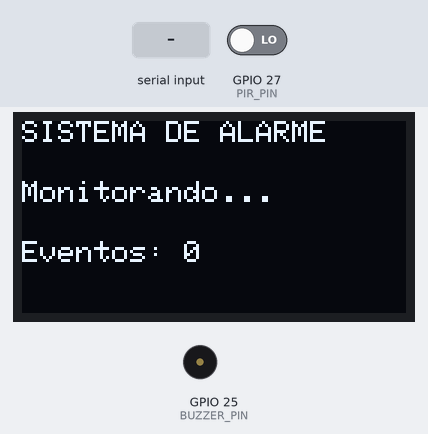
The sketch below on a simulated ESP32. Parts: 128×64 one-colour display, buzzer (waves = sounding). The test bench sets the inputs (shaded band); at power-on: GPIO 27 (PIR_PIN) LOW. WiFi joins after 1.5 s; servers stay silent unless stated; uploads are accepted with an empty reply; the local clock reads 2024-03-15 10:24:30 at power-on unless the sketch sets it; storage starts empty; EEPROM starts erased; what the sketch prints to the serial monitor is not drawn.

Above: at 2.8 s.
2.9 s: GPIO 27 (PIR_PIN) driven HIGH
At 3.7 s:
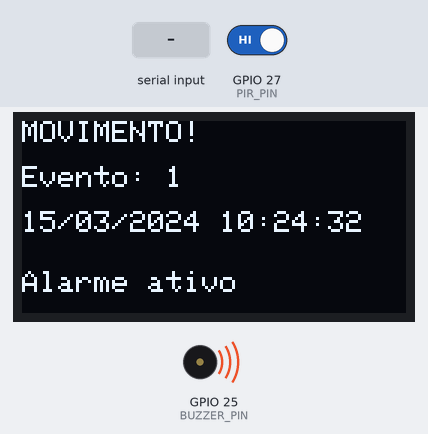
At 4.3 s:
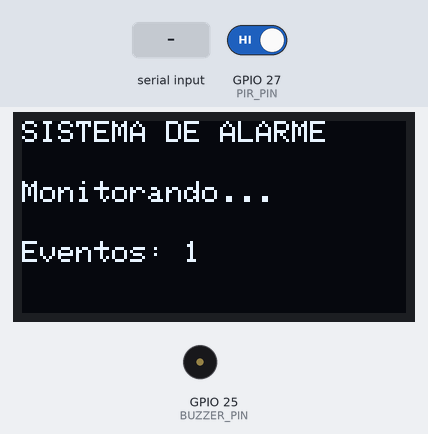
5.4 s: "c\n" received over Serial
6.9 s: "S\n" received over Serial
8.4 s: "R90\n" received over Serial
Timing chart, 0 to 10.9 s (numbered marks = the images above; inputs shaded):
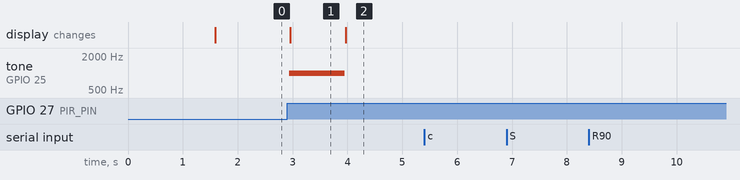

Measured:
- after the input at 2.9 s, tone on GPIO 25 (BUZZER_PIN): silent → 1000 Hz at once, → silent 1.0 s later; the display: changes after 0.06 s (image 1)
- after the input at 5.4 s, every drawn part: stays the same
- after the input at 6.9 s, every drawn part: stays the same
- after the input at 8.4 s, every drawn part: stays the same
- what the display in image 1 shows lasts 1.0 s, from 3.0 s to 4.0 s

The sketch:

esp32_monitoramento.ino
```cpp
#include <Wire.h>
#include <Adafruit_GFX.h>
#include <Adafruit_SSD1306.h>
#include <WiFi.h>
#include <time.h>
#include <LittleFS.h>
#include <Preferences.h>
#include <HTTPClient.h>

const char* SSID = "";
const char* SENHA = "";

const char* SUPABASE_URL = "";
const char* SUPABASE_KEY = "";

const char* SERVIDOR_NTP = "pool.ntp.org";
const long GMT_OFFSET_SEC = -3 * 3600;
const int DAYLIGHT_OFFSET_SEC = 0;

const int PIR_PIN = 27;
const int BUZZER_PIN = 25;
const int OLED_SDA = 21;
const int OLED_SCL = 22;

#define SCREEN_WIDTH 128
#define SCREEN_HEIGHT 64
#define OLED_RESET -1
#define OLED_ADDRESS 0x3C

Adafruit_SSD1306 display(SCREEN_WIDTH, SCREEN_HEIGHT, &Wire, OLED_RESET);

unsigned long numeroEvento = 0;
bool movimentoAnterior = false;
unsigned long inicioAlarme = 0;
bool alarmeAtivo = false;
const unsigned long DURACAO_ALARME = 1000;

const unsigned long INTERVALO_RETRY_EVENTOS = 2000;

const char* ARQUIVO_EVENTOS = "/eventos.txt";
Preferences preferencias;

void mostrarDataHora() {
  struct tm timeinfo;
  if (!getLocalTime(&timeinfo)) {
    display.println("Data/hora indisponivel");
    return;
  }

  char dataHora[20];
  strftime(dataHora, sizeof(dataHora), "%d/%m/%Y %H:%M:%S", &timeinfo);
  display.println(dataHora);
}

String pegarDataHora() {
  struct tm timeinfo;
  if (!getLocalTime(&timeinfo)) return "data_indisponivel";

  char dataHora[20];
  strftime(dataHora, sizeof(dataHora), "%d/%m/%Y %H:%M:%S", &timeinfo);
  return String(dataHora);
}

String criarIDEvento() {
  String id = "ESP32-01-";
  if (numeroEvento < 10) id += "00000";
  else if (numeroEvento < 100) id += "0000";
  else if (numeroEvento < 1000) id += "000";
  else if (numeroEvento < 10000) id += "00";
  else if (numeroEvento < 100000) id += "0";
  id += String(numeroEvento);
  return id;
}

void salvarContador() {
  preferencias.putULong("contador", numeroEvento);
}

void carregarContador() {
  numeroEvento = preferencias.getULong("contador", 0);
  Serial.print("Contador recuperado: ");
  Serial.println(numeroEvento);
}

void salvarEventoLocal() {
  String idEvento = criarIDEvento();
  String dataHora = pegarDataHora();
  File arquivo = LittleFS.open(ARQUIVO_EVENTOS, FILE_APPEND);

  if (!arquivo) {
    Serial.println("Erro ao abrir arquivo de eventos.");
    return;
  }

  arquivo.print(idEvento);
  arquivo.print("|");
  arquivo.println(dataHora);
  arquivo.close();

  Serial.println("Evento salvo localmente:");
  Serial.print("ID: ");
  Serial.println(idEvento);
  Serial.print("Data/Hora: ");
  Serial.println(dataHora);
}

int contarEventosPendentes() {
  File arquivo = LittleFS.open(ARQUIVO_EVENTOS, FILE_READ);
  if (!arquivo) return 0;

  int quantidade = 0;
  while (arquivo.available()) {
    String linha = arquivo.readStringUntil('\n');
    if (linha.length() > 0) quantidade++;
  }

  arquivo.close();
  return quantidade;
}

void mostrarEventosSalvos() {
  File arquivo = LittleFS.open(ARQUIVO_EVENTOS, FILE_READ);
  if (!arquivo) {
    Serial.println("Nenhum evento local.");
    return;
  }

  Serial.println("===== EVENTOS LOCAIS =====");
  while (arquivo.available()) {
    Serial.println(arquivo.readStringUntil('\n'));
  }
  Serial.println("==========================");
  arquivo.close();
}

void apagarTodosOsEventos() {
  Serial.println("Apagando eventos locais...");

  if (LittleFS.exists(ARQUIVO_EVENTOS)) {
    LittleFS.remove(ARQUIVO_EVENTOS);
    Serial.println("Arquivo eventos.txt apagado.");
  }

  numeroEvento = 0;
  salvarContador();
  Serial.println("Contador de eventos zerado.");
}

bool enviarEventoSupabase(unsigned long numero, String dataHora) {
  if (WiFi.status() != WL_CONNECTED) {
    Serial.println("Wi-Fi desconectado.");
    return false;
  }

  HTTPClient http;
  String url = String(SUPABASE_URL) + "/rest/v1/eventos";
  http.begin(url);
  http.addHeader("apikey", SUPABASE_KEY);
  http.addHeader("Content-Type", "application/json");
  http.addHeader("Prefer", "return=minimal");

  String dados = "{\"numero_evento\":" + String(numero) + ",\"data_hora\":\"" + dataHora + "\"}";
  Serial.println("Enviando evento para o Supabase...");
  Serial.print("Numero do evento: ");
  Serial.println(numero);
  Serial.print("Data/Hora: ");
  Serial.println(dataHora);

  int codigoResposta = http.POST(dados);
  if (codigoResposta >= 200 && codigoResposta < 300) {
    Serial.println("Evento enviado com sucesso!");
    http.end();
    return true;
  }

  Serial.print("Erro ao enviar evento. HTTP: ");
  Serial.println(codigoResposta);
  Serial.println(http.getString());
  http.end();
  return false;
}

void enviarPrimeiroEvento() {
  File arquivo = LittleFS.open(ARQUIVO_EVENTOS, FILE_READ);
  if (!arquivo) {
    Serial.println("Nenhum evento para enviar.");
    return;
  }

  String linha = arquivo.readStringUntil('\n');
  arquivo.close();
  linha.trim();

  if (linha.length() == 0) {
    Serial.println("Evento vazio.");
    return;
  }

  int separador = linha.indexOf('|');
  if (separador == -1) {
    Serial.println("Formato do evento invalido.");
    return;
  }

  String idEvento = linha.substring(0, separador);
  String dataHora = linha.substring(separador + 1);
  int ultimoTraco = idEvento.lastIndexOf('-');
  if (ultimoTraco == -1) {
    Serial.println("ID do evento invalido.");
    return;
  }

  unsigned long numero = idEvento.substring(ultimoTraco + 1).toInt();
  bool enviado = enviarEventoSupabase(numero, dataHora);
  if (enviado) {
    Serial.println("Teste concluido. O evento continua salvo no eventos.txt.");
  }
}

void verificarComandosSerial() {
  if (!Serial.available()) return;
  char comando = Serial.read();

  if (comando == 'R' || comando == 'r') {
    apagarTodosOsEventos();
  } else if (comando == 'L' || comando == 'l') {
    mostrarEventosSalvos();
  } else if (comando == 'C' || comando == 'c') {
    Serial.print("Numero do ultimo evento: ");
    Serial.println(numeroEvento);
    Serial.print("Eventos pendentes: ");
    Serial.println(contarEventosPendentes());
  } else if (comando == 'S' || comando == 's') {
    enviarPrimeiroEvento();
  }
}

void sincronizarEventos() {
  static unsigned long ultimaTentativa = 0;
  if (WiFi.status() != WL_CONNECTED) return;
  if (millis() - ultimaTentativa < INTERVALO_RETRY_EVENTOS) return;
  if (contarEventosPendentes() == 0) return;
  ultimaTentativa = millis();

  File arquivo = LittleFS.open(ARQUIVO_EVENTOS, FILE_READ);
  if (!arquivo) {
    Serial.println("Erro ao abrir eventos.txt.");
    return;
  }

  String linha = arquivo.readStringUntil('\n');
  arquivo.close();
  linha.trim();

  if (linha.length() == 0) {
    Serial.println("Evento vazio.");
    return;
  }

  int separador = linha.indexOf('|');
  if (separador == -1) {
    Serial.println("Formato do evento invalido.");
    return;
  }

  String idEvento = linha.substring(0, separador);
  String dataHora = linha.substring(separador + 1);
  int ultimoTraco = idEvento.lastIndexOf('-');
  if (ultimoTraco == -1) {
    Serial.println("ID do evento invalido.");
    return;
  }

  unsigned long numero = idEvento.substring(ultimoTraco + 1).toInt();
  if (!enviarEventoSupabase(numero, dataHora)) {
    Serial.println("Evento mantido na memoria local para nova tentativa.");
    return;
  }

  File original = LittleFS.open(ARQUIVO_EVENTOS, FILE_READ);
  File temporario = LittleFS.open("/eventos_temp.txt", FILE_WRITE);
  if (!original || !temporario) {
    Serial.println("Erro ao preparar remocao do evento.");
    if (original) original.close();
    if (temporario) temporario.close();
    return;
  }

  original.readStringUntil('\n');
  while (original.available()) {
    String outraLinha = original.readStringUntil('\n');
    outraLinha.trim();
    if (outraLinha.length() > 0) temporario.println(outraLinha);
  }

  original.close();
  temporario.close();
  LittleFS.remove(ARQUIVO_EVENTOS);
  LittleFS.rename("/eventos_temp.txt", ARQUIVO_EVENTOS);

  Serial.print("Evento removido da memoria local. Restantes: ");
  Serial.println(contarEventosPendentes());
}

void mostrarMonitoramento() {
  display.clearDisplay();
  display.setTextSize(1);
  display.setTextColor(SSD1306_WHITE);
  display.setCursor(0, 0);
  display.println("SISTEMA DE ALARME");
  display.setCursor(0, 20);
  display.println("Monitorando...");
  display.setCursor(0, 40);
  display.print("Eventos: ");
  display.println(numeroEvento);
  display.display();
}

void mostrarEvento() {
  display.clearDisplay();
  display.setTextSize(1);
  display.setTextColor(SSD1306_WHITE);
  display.setCursor(0, 0);
  display.println("MOVIMENTO!");
  display.setCursor(0, 15);
  display.print("Evento: ");
  display.println(numeroEvento);
  display.setCursor(0, 30);
  mostrarDataHora();
  display.setCursor(0, 50);
  display.println("Alarme ativo");
  display.display();
}

void conectarWiFi() {
  WiFi.begin(SSID, SENHA, 6);
  Serial.print("Conectando ao Wi-Fi");

  while (WiFi.status() != WL_CONNECTED) {
    delay(500);
    Serial.print(".");
  }

  Serial.println();
  Serial.println("Wi-Fi conectado!");
  Serial.print("IP: ");
  Serial.println(WiFi.localIP());
}

void configurarHorario() {
  configTime(GMT_OFFSET_SEC, DAYLIGHT_OFFSET_SEC, SERVIDOR_NTP);
  Serial.println("Sincronizando horario...");

  struct tm timeinfo;
  while (!getLocalTime(&timeinfo)) {
    Serial.println("Aguardando horario...");
    delay(1000);
  }

  Serial.println("Horario sincronizado!");
  Serial.printf("Data: %02d/%02d/%04d\n", timeinfo.tm_mday, timeinfo.tm_mon + 1, timeinfo.tm_year + 1900);
  Serial.printf("Hora: %02d:%02d:%02d\n", timeinfo.tm_hour, timeinfo.tm_min, timeinfo.tm_sec);
}

void iniciarMemoria() {
  if (!LittleFS.begin()) {
    Serial.println("Erro ao iniciar memoria local.");
    return;
  }

  Serial.println("Memoria local iniciada.");
  Serial.print("Eventos pendentes encontrados: ");
  Serial.println(contarEventosPendentes());
  mostrarEventosSalvos();
}

void setup() {
  Serial.begin(115200);
  pinMode(PIR_PIN, INPUT);
  pinMode(BUZZER_PIN, OUTPUT);
  noTone(BUZZER_PIN);

  Wire.begin(OLED_SDA, OLED_SCL);
  if (!display.begin(SSD1306_SWITCHCAPVCC, OLED_ADDRESS)) {
    Serial.println("Erro ao inicializar OLED.");
    while (true) delay(100);
  }

  iniciarMemoria();
  preferencias.begin("alarme", false);
  carregarContador();
  conectarWiFi();
  configurarHorario();
  sincronizarEventos();
  mostrarMonitoramento();

  Serial.println("Sistema de alarme iniciado.");
  Serial.println("Monitorando movimento...");
  Serial.println("COMANDOS DO MONITOR SERIAL:");
  Serial.println("R = apagar todos os eventos e zerar contador");
  Serial.println("L = listar eventos salvos");
  Serial.println("C = mostrar contador");
  Serial.println("S = enviar primeiro evento para o Supabase");
}

void loop() {
  verificarComandosSerial();

  bool movimentoAtual = digitalRead(PIR_PIN) == HIGH;
  bool novoMovimento = movimentoAtual && !movimentoAnterior;

  if (novoMovimento) {
    numeroEvento++;
    salvarContador();

    Serial.print("Movimento detectado - Evento: ");
    Serial.println(numeroEvento);

    struct tm timeinfo;
    if (getLocalTime(&timeinfo)) {
      Serial.printf("Data/Hora: %02d/%02d/%04d %02d:%02d:%02d\n",
        timeinfo.tm_mday, timeinfo.tm_mon + 1, timeinfo.tm_year + 1900,
        timeinfo.tm_hour, timeinfo.tm_min, timeinfo.tm_sec);
    }

    salvarEventoLocal();
    tone(BUZZER_PIN, 1000);
    inicioAlarme = millis();
    alarmeAtivo = true;
    mostrarEvento();
  }

  movimentoAnterior = movimentoAtual;

  if (alarmeAtivo && millis() - inicioAlarme >= DURACAO_ALARME) {
    noTone(BUZZER_PIN);
    alarmeAtivo = false;
    mostrarMonitoramento();
  }

  sincronizarEventos();
  delay(20);
}
```
